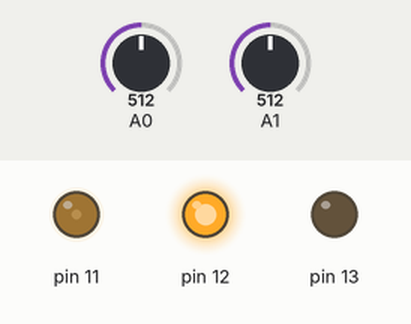
Simulated run of this sketch. Board: Arduino Uno, built with avr-gcc and run on an emulated ATmega328P. On the bench: output pins drawn as LEDs (lit = HIGH). Inputs (shaded band) come from the test bench; at power-on: A0 = 512, A1 = 512. What the sketch prints to the serial monitor is not drawn.

Above: at 0.05 s.
At 5.0 s:
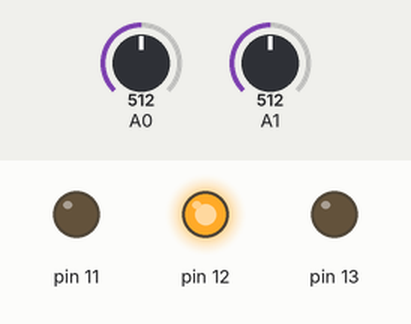
At 10.0 s:
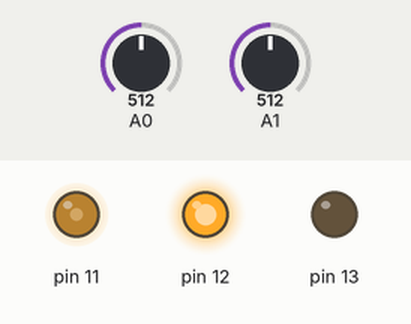
At 20.0 s:
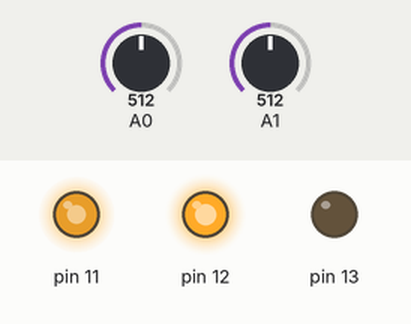
Timing chart, 0 to 31.7 s (numbered marks = the images above):
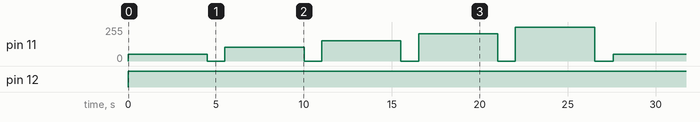

Measured:
- by itself, pin 12: LOW → HIGH at 0.00 s
- by itself, pin 11: repeats every 27.6 s: 0/255 1.0 s, 102/255 4.5 s, 0/255 1.0 s, 153/255 4.5 s, 0/255 1.0 s, 204/255 4.5 s, 0/255 1.0 s, 255/255 4.5 s, 0/255 1.1 s, 51/255 4.5 s

The sketch:

4_lab.ino
```cpp
#define VCONST 41.2
#define ICONST 183.7

void setup()
{
  Serial.begin(9600);

  pinMode(A0, INPUT);
  pinMode(A1, INPUT);

  pinMode(11, OUTPUT); // управление
  pinMode(12, OUTPUT);
  pinMode(13, OUTPUT);
}
void loop()
{
  double I[5][25];
  double U[5][25];
  for(int i = 1; i <= 5; i++)
  {
    analogWrite(11, i * 51);
    digitalWrite(12, HIGH);
    digitalWrite(13, LOW);
    delay(2000);
    for(int j = 0; j < 25; j++)
    {
      I[i-1][j] = analogRead(A0)/ICONST;
      U[i-1][j] = analogRead(A1)/VCONST;
      delay(100);
    }
    analogWrite(11, 0);
    delay(1000);
  }

  for(int i = 0; i < 5; i++)
  {
    double sI = 0, sU = 0;
    Serial.println("Power: " + String((i+1)*20));
    for(int j = 0; j < 25; j++){sU += U[i][j]; sI += I[i][j];}
    Serial.println(String(sU/25) + "\t" + String(sI/25));
  }
}
```
